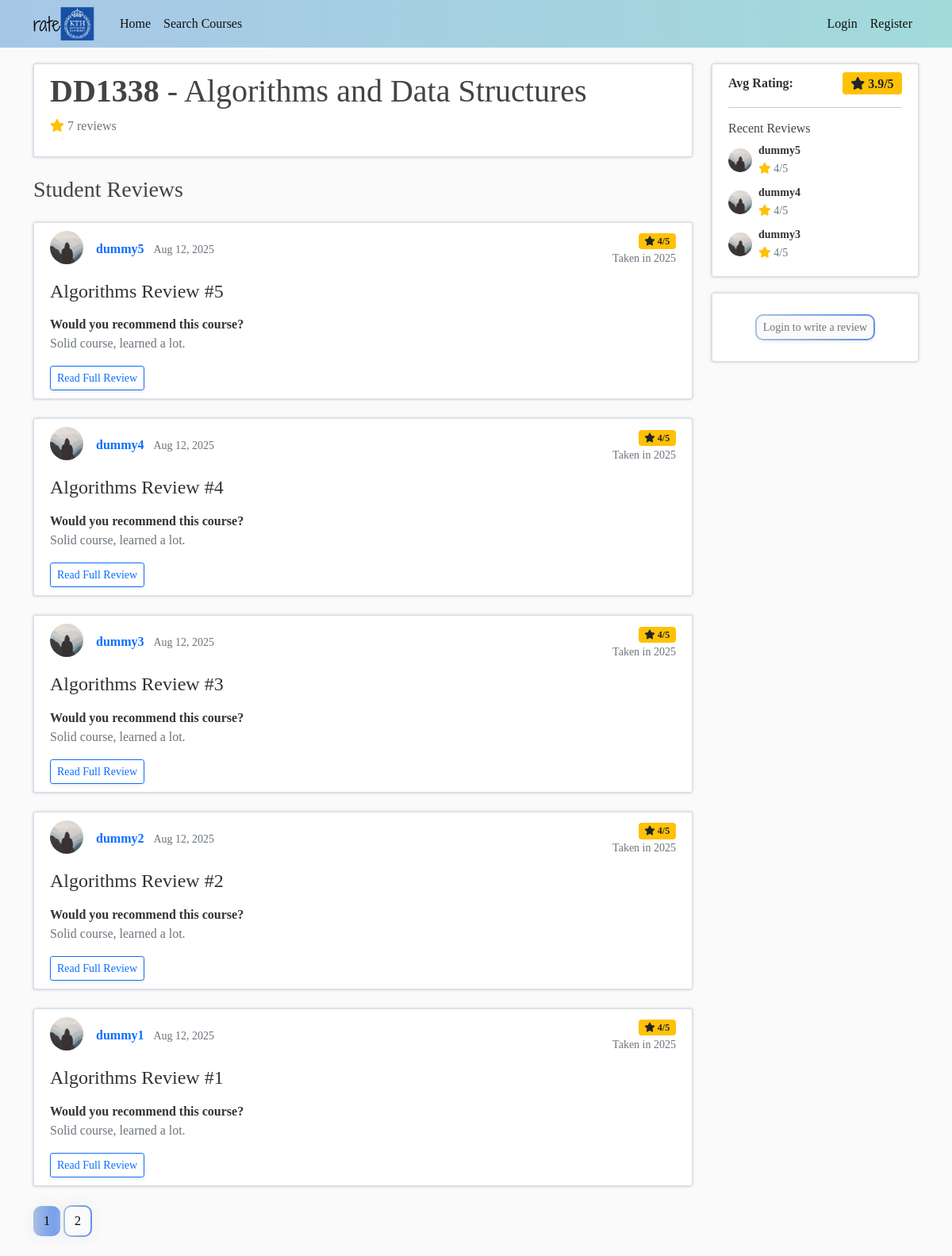
Screenshot of /courses/course/4 with the database file from the repository.
### flasknetwork/models.py (models this page shows, shortened)
class Course(db.Model):
    id = db.Column(db.Integer, primary_key=True)
    name = db.Column(db.String(100), nullable=False, index=True)
    code = db.Column(db.String(20), unique=True, nullable=False, index=True)
    def get_average_rating(self):
        result = db.session.query(db.func.avg(Post.rating)).filter_by(course_id=self.id).scalar()
        return result if result is not None else None

class Post(db.Model):
    id = db.Column(db.Integer, primary_key=True)
    title = db.Column(db.String(100), nullable=False)
    date_posted = db.Column(db.DateTime, nullable=False, default=datetime.utcnow)
    year_taken = db.Column(db.Integer, nullable=False)  # e.g., 2023
    rating = db.Column(db.Integer, nullable=False)  # e.g., 1-
    answer_q1 = db.Column(db.Text, nullable=False)  # e.g., "Yes, I would recommend this course."
    answer_q2 = db.Column(db.Text, nullable=True)
    user_id = db.Column(db.Integer, db.ForeignKey('user.id'), nullable=False)
    course_id = db.Column(db.Integer, db.ForeignKey('course.id'), nullable=False)
    __table_args__ = (db.UniqueConstraint('user_id', 'course_id', name='one_review_per_course'),)
    course = db.relationship('Course', backref='reviews')

class User(db.Model, UserMixin): # the *table* name is 'user' by default, not 'User'
    id = db.Column(db.Integer, primary_key=True)
    username = db.Column(db.String(20), unique=True, nullable=False)
    email = db.Column(db.String(120), unique=True, nullable=False)
    image_file = db.Column(db.String(20), nullable=False, default='default.jpg')
    password = db.Column(db.String(60), nullable=False)
    posts = db.relationship('Post', backref='author', lazy=True)
    email_verified = db.Column(db.Boolean, nullable=False, default=False)
    program_id = db.Column(db.Integer, db.ForeignKey('program.id'), nullable=False)
    program = db.relationship('Program', backref='students')

### flasknetwork/courses/routes.py (the view)
@courses.route('/course/<int:course_id>')
def course_detail(course_id):
    try:
        page = request.args.get('page', 1, type=int)
        course = Course.query.get_or_404(course_id)
        reviews = Post.query.filter_by(course=course).order_by(Post.date_posted.desc()).paginate(
            page=page, per_page=5
        )
        avg_rating = course.get_average_rating()
        auth_can_review = (
            current_user.is_authenticated and current_user.can_review(course)
        )
        auth_but_cannot_review = (
            current_user.is_authenticated and not current_user.can_review(course)
        )
        return render_template('courses/detail.html',
                             title=f'{course.code} - {course.name}',
                             course=course,
                             reviews=reviews,
                             avg_rating=avg_rating,
                             auth_can_review=auth_can_review,
                             auth_but_cannot_review=auth_but_cannot_review)
    except SQLAlchemyError as e:
        current_app.logger.error(f"Database error loading course {course_id}: {str(e)}")
        return render_template('errors/500.html'), 500

### flasknetwork/templates/courses/detail.html (shortened to what this page needs)
{% extends "layout.html" %}
{% block content %}
<div class="row">
    <div class="col-lg-9">
        <div class="content-section mb-4">
            <div class="d-flex align-items-start">
                <div class="flex-grow-1">
                    <h1 class="mb-2"><b>{{ course.code }}</b> - {{ course.name }}</h1>
                    <p class="text-muted mb-3">
                        <i class="fas fa-star text-warning"></i>
                        {% if reviews.total == 0 %}
                            No reviews yet
                        {% elif reviews.total == 1 %}
                            1 review
                        {% else %}
                            {{ reviews.total }} reviews
                        {% endif %}
                    </p>
                </div>
            </div>
        </div>
        {% if reviews.items %}
            <h3 class="mb-4">Student Reviews</h3>
            {% for review in reviews.items %}
                <article class="content-section mb-4">
                    <div class="d-flex align-items-center mb-3">
                        <img class="rounded-circle review-img me-3"
                             src="{{ url_for('static', filename='profile_pics/' + review.author.image_file) }}"
                             alt="{{ review.author.username }}'s profile picture">
                        <div class="flex-grow-1">
                            <div class="d-flex justify-content-between align-items-center">
                                <div>
                                    <a class="author-link fw-bold" href="{{ url_for('users.user_posts', username=review.author.username) }}">
                                        {{ review.author.username }}
                                    </a>
                                    <small class="text-muted ms-2">{{ review.date_posted.strftime('%b %d, %Y') }}</small>
                                </div>
                                <div class="text-end">
                                    <span class="badge bg-warning text-dark">
                                        <i class="fas fa-star"></i> {{ review.rating }}/5
                                    </span>
                                    <small class="text-muted d-block">Taken in {{ review.year_taken }}</small>
                                </div>
                            </div>
                        </div>
                    </div>
                    <h4 class="mb-3">
                        <a class="review-title" href="{{ url_for('posts.post', post_id=review.id) }}">
                            {{ review.title }}
                        </a>
                    </h4>
                    <div class="review-questions">
                        {% if review.answer_q1 %}
                            <div class="mb-2">
                                <strong>Would you recommend this course?</strong>
                                <p class="text-muted mb-1">{{ review.answer_q1 }}</p>
                            </div>
                        {% endif %}
                    </div>
                    <div class="mt-3">
                        <a href="{{ url_for('posts.post', post_id=review.id) }}" class="btn btn-sm btn-outline-primary shadow-sm">
                            Read Full Review
                        </a>
                    </div>
                </article>
            {% endfor %}
            {% for page_num in reviews.iter_pages(left_edge=1, right_edge=1, left_current=1, right_current=1) %}
                {% if page_num %}
                    {% if reviews.page == page_num %}
                        <a class="btn gradient-anim mb-4" href="{{ url_for('courses.course_detail', course_id=course.id, page=page_num) }}">{{ page_num }}</a>
                    {% else %}
                        <a class="btn gradient-anim-outline mb-4" href="{{ url_for('courses.course_detail', course_id=course.id, page=page_num) }}">{{ page_num }}</a>
                    {% endif %}
                {% else %}
                    ...
                {% endif %}
            {% endfor %}
        {% endif %}
    </div>
    <div class="col-lg-3 d-none d-md-block">
        {% if reviews.items %}
            <div class="content-section">
                <div class="d-flex align-items-center justify-content-between mb-3">
                    <span class="fw-bold">Avg Rating: </span>
                    <span class="text-dark bg-warning badge fs-6 ms-2">
                        <i class="fas fa-star"></i> {{ "%.1f"|format(avg_rating) }}/5
                    </span>
                </div>
                <hr>
                <h6 class="mt-3">Recent Reviews</h6>
                {% for review in reviews.items[:3] %}
                    <div class="d-flex align-items-center mb-2">
                        <img class="rounded-circle"
                             src="{{ url_for('static', filename='profile_pics/' + review.author.image_file) }}"
                             alt="Profile" style="width: 30px; height: 30px;">
                        <div class="ms-2 flex-grow-1">
                            <small class="d-block fw-bold">{{ review.author.username }}</small>
                            <small class="text-muted">
                                <i class="fas fa-star text-warning"></i> {{ review.rating }}/5
                            </small>
                        </div>
                    </div>
                {% endfor %}
            </div>
        {% else %}
            <div class="content-section text-center">
                <p class="text-muted">No reviews available to display.</p>
            </div>
        {% endif %}
        {% if auth_can_review %}
            <div class="content-section">
                <div class="text-center">
                    <a href="{{ url_for('posts.new_post') }}?course_id={{ course.id }}" class="btn gradient-anim gradient-shadow btn-sm">
                        <i class="fas fa-plus"></i> Add Your Review
                    </a>
                </div>
            </div>
        {% elif auth_but_cannot_review %}
            <div class="content-section">
                <div class="text-center">
                    <small class="text-muted">You can't review this course because it's not in your program :/</small>
                </div>
            </div>
        {% else %}
            <div class="content-section">
                <div class="text-center">
                    <a href="{{ url_for('users.login', next=request.url) }}" class="btn gradient-anim-outline btn-sm shadow-sm my-3 text-muted">
                        Login to write a review
                    </a>
                </div>
            </div>
        {% endif %}
    </div>
</div>
{% endblock content %}

### flasknetwork/static/css/main.css (style rules this page uses)
body { background: #fafafa; color: #333333; margin-top: 5rem; font-family: Georgia, 'Times New Roman', Times, serif; }
h1, h2, h3, h4, h5, h6 { color: #444444; }
.content-section { background: #ffffff; padding: 10px 20px; border: 1px solid #dddddd; border-radius: 3px; margin-bottom: 20px; box-shadow: -1px 1px 3px 0 rgba(32, 18, 183, 0.15), 1px -1px 3px 0 rgba(30, 132, 157, 0.15); }
a.review-title, a.author-link { text-decoration: none; }
.review-title { color: #333333; word-wrap: break-word; word-break: break-word; hyphens: auto; }
.review-questions p { white-space: pre-line; }
.review-img { height: 42px; width: 42px; margin-right: 6px; margin-bottom: 4px; vertical-align: middle; }
.gradient-anim { background: linear-gradient(to right, #a7bfe8 0%, #6190e8 51%, #a7bfe8 100%); box-shadow: 0 0 20px #eee; text-align: center; border-radius: 10px; background-size: 200% auto; background-position: left center; transition: background-position 0.5s ease; color: #000000; }
.gradient-anim-outline { display: inline-block; border: 2px solid transparent; border-radius: 10px; background: linear-gradient(var(--bs-body-bg, #fafafa), var(--bs-body-bg, #fafafa)) padding-box, linear-gradient(to right, #a7bfe8 0%, #6190e8 51%, #a7bfe8 100%) border-box; background-size: auto, 200% auto; background-position: left center; transition: background-position 0.5s ease; color: #000000; text-align: center; box-shadow: 0 0 20px #eee; }

### rows the page displays
Course: code "DD1338", name "Algorithms and Data Structures"
Post: image_file (placeholder picture), author.username "dummy5", date_posted "Aug 12, 2025", rating "4", year_taken "2025", title "Algorithms Review #5", answer_q1 "Solid course, learned a lot."
Post: image_file (placeholder picture), author.username "dummy4", date_posted "Aug 12, 2025", rating "4", year_taken "2025", title "Algorithms Review #4", answer_q1 "Solid course, learned a lot."
Post: image_file (placeholder picture), author.username "dummy3", date_posted "Aug 12, 2025", rating "4", year_taken "2025", title "Algorithms Review #3", answer_q1 "Solid course, learned a lot."
Post: image_file (placeholder picture), author.username "dummy2", date_posted "Aug 12, 2025", rating "4", year_taken "2025", title "Algorithms Review #2", answer_q1 "Solid course, learned a lot."
Post: image_file (placeholder picture), author.username "dummy1", date_posted "Aug 12, 2025", rating "4", year_taken "2025", title "Algorithms Review #1", answer_q1 "Solid course, learned a lot."

### other values shown
{{ reviews.total }} "7"
{{ page_num }} "1"
{{ page_num }} "2"
{{ "%.1f"|format(avg_rating) }} "3.9"
